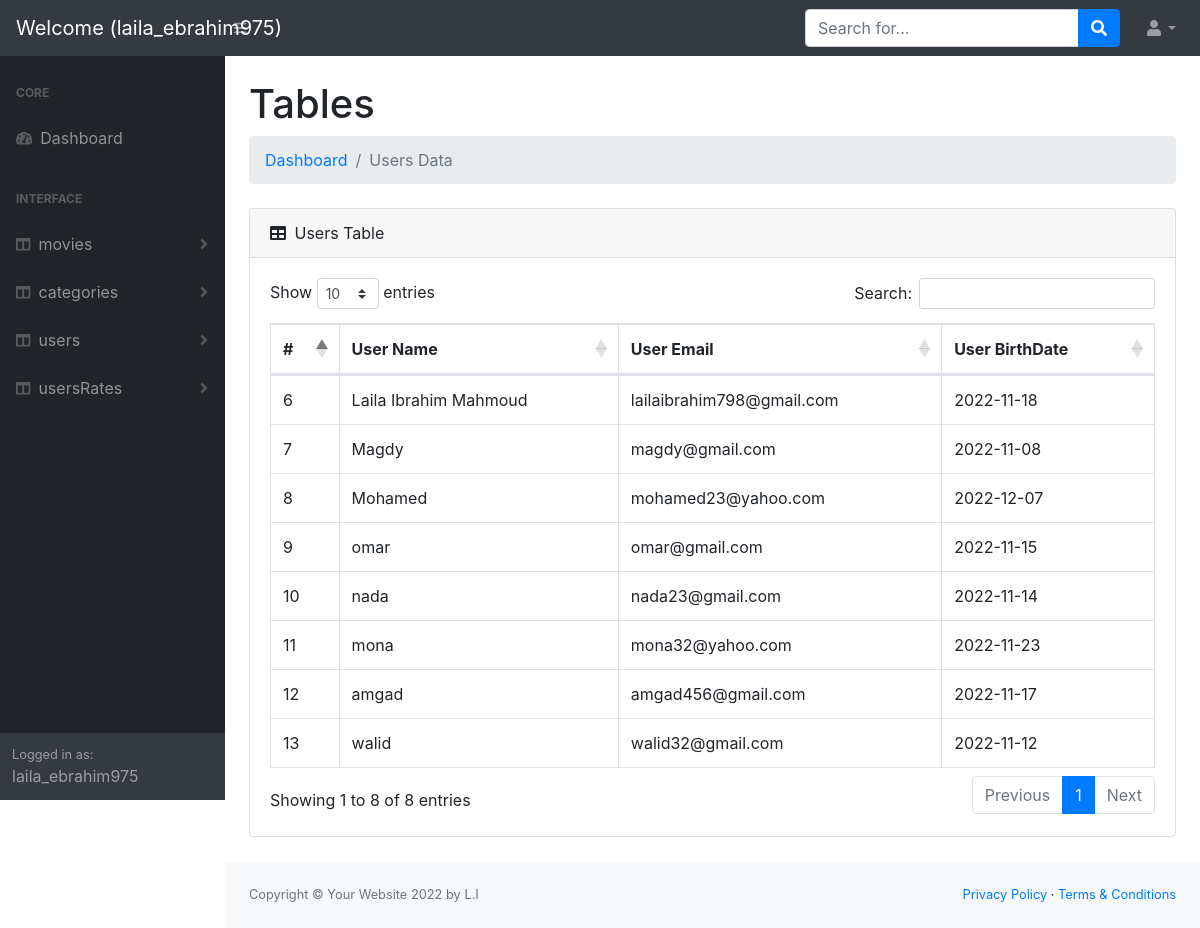
Screenshot of /users/index.php (signed in) with the database file from the repository.
### tables this page shows
CREATE TABLE `users` (
  `id` int(11) NOT NULL,
  `name` varchar(50) NOT NULL,
  `email` varchar(50) NOT NULL,
  `birthDate` date NOT NULL
);

### helpers/functions.php (called while the page is built, shortened)
<?php
function url($dis)
{
    return   $txt = "http://" . $_SERVER['HTTP_HOST'] . "/BackEndApp/" . $dis;
}

### users/index.php (the view, shortened to what this page needs)
<?php
include '../helpers/functions.php';
include '../helpers/dbconnection.php';
$sql = "SELECT * FROM `users` ";
$op  = mysqli_query($conn, $sql);
include '../header.php';
?>
<body class="sb-nav-fixed">
    <?php
    include '../nav.php';
    ?>
    <div id="layoutSidenav">
        <?php
        include '../sidNave.php';
        ?>
        <div id="layoutSidenav_content">
            <main>
                <div class="container-fluid">
                    <h1 class="mt-4">Tables</h1>
                    <ol class="breadcrumb mb-4">
                        <?php
                        if (isset($_SESSION['errors'])) {
                            foreach ($_SESSION['errors'] as $key =>  $value) {
                                echo '* ' . $key . ' : ' . $value . '<br>';
                            }
                            unset($_SESSION['errors']);
                        } else {
                        ?>
                            <li class="breadcrumb-item"><a href="<?php echo  url('index.php'); ?>">Dashboard</a></li>
                            <li class="breadcrumb-item active">Users Data</li>
                        <?php } ?>
                    </ol>
                    <div class="card mb-4">
                        <div class="card-header">
                            <i class="fas fa-table mr-1"></i>
                             Users Table
                        </div>
                        <div class="card-body">
                            <div class="table-responsive">
                                <table class="table table-bordered" id="dataTable" width="100%" cellspacing="0">
                                    <thead>
                                        <tr>
                                            <th>#</th>
                                            <th>User Name </th>
                                            <th>User Email</th>
                                            <th>User BirthDate</th>
                                        </tr>
                                    </thead>
                                    <tbody>
                                        <?php
                                        while ($result = mysqli_fetch_assoc($op)) {
                                        ?>
                                            <tr>
                                                <td><?php echo $result['id']; ?></td>
                                                <td><?php echo $result['name']; ?></td>
                                                <td><?php echo $result['email']; ?></td>
                                                <td><?php echo $result['birthDate']; ?></td>
                                            </tr>
                                        <?php } ?>
                                    </tbody>
                                </table>
                            </div>
                        </div>
                    </div>
                </div>
            </main>
            <?php
            include '../footer.php';
            ?>

### header.php (shortened to what this page needs)
<!DOCTYPE html>
<html lang="en">
<head>
    <link href="<?php  echo url('css/styles.css');?>" rel="stylesheet" />
    <link href="https://cdn.datatables.net/1.10.20/css/dataTables.bootstrap4.min.css" rel="stylesheet" />
    <link rel="stylesheet" href="https://cdnjs.cloudflare.com/ajax/libs/font-awesome/4.7.0/css/font-awesome.min.css">
<link rel="stylesheet" href="https://cdn.jsdelivr.net/npm/bootstrap-icons@1.3.0/font/bootstrap-icons.css">
</head>

### nav.php (shortened to what this page needs)
<nav class="sb-topnav navbar navbar-expand navbar-dark bg-dark">
    <span class="navbar-brand"> <?php
    $email= $_SESSION['User']['email'];
    $username=explode('@',$email);
    echo 'Welcome (' .  $username['0'] . ')'; ?></span>
    <button class="btn btn-link btn-sm order-1 order-lg-0" id="sidebarToggle" href="#"><i class="fas fa-bars"></i></button>
    <form class="d-none d-md-inline-block form-inline ml-auto mr-0 mr-md-3 my-2 my-md-0">
        <div class="input-group">
            <input class="form-control" type="text" placeholder="Search for..." aria-label="Search" aria-describedby="basic-addon2" />
            <div class="input-group-append">
                <button class="btn btn-primary" type="button"><i class="fas fa-search"></i></button>
            </div>
        </div>
    </form>
    <ul class="navbar-nav ml-auto ml-md-0">
        <li class="nav-item dropdown">
            <a class="nav-link dropdown-toggle" id="userDropdown" href="#" role="button" data-toggle="dropdown" aria-haspopup="true" aria-expanded="false"><i class="fas fa-user fa-fw"></i></a>
        </li>
    </ul>
</nav>

### sidNave.php (shortened to what this page needs)
<div id="layoutSidenav_nav">
    <nav class="sb-sidenav accordion sb-sidenav-dark" id="sidenavAccordion">
        <div class="sb-sidenav-menu">
            <div class="nav">
                <div class="sb-sidenav-menu-heading">Core</div>
                <a class="nav-link" href="<?php echo  url($data . '/index.php'); ?>">
                    <div class="sb-nav-link-icon">
                       <i class="fas fa-tachometer-alt"></i>
                   </div>
                    Dashboard
                </a>
                <div class="sb-sidenav-menu-heading">Interface</div>
                <?php
                   $sidArray = ['movies', 'categories', 'users','usersRates'];
                   foreach ($sidArray as $key => $data) {
                   ?>
                    <a class="nav-link collapsed" href="#" data-toggle="collapse" data-target="#collapseLayouts<?php echo $key; ?>" aria-expanded="false" aria-controls="collapseLayouts<?php echo $key; ?>">
                        <div class="sb-nav-link-icon"><i class="fas fa-columns"></i></div>
                        <?php echo $data; ?>
                        <div class="sb-sidenav-collapse-arrow"><i class="fas fa-angle-down"></i></div>
                    </a>
                <?php } ?>
            </div>
        </div>
        <div class="sb-sidenav-footer">
            <div class="small">Logged in as:</div>
           <?php $email= $_SESSION['User']['email'];
    $username=explode('@',$email);
    echo $username['0'];?>
        </div>
    </nav>
</div>

### footer.php (shortened to what this page needs)
           <footer class="py-4 bg-light mt-auto">
                <div class="container-fluid">
                    <div class="d-flex align-items-center justify-content-between small">
                        <div class="text-muted">Copyright &copy; Your Website 2022 by L.I</div>
                        <div>
                            <a href="#">Privacy Policy</a> &middot;
                            <a href="#">Terms &amp; Conditions</a>
                        </div>
                    </div>
                </div>
            </footer>
        </div>
    </div>
</body>
</html>

### rows the page displays
users: id "6", name "Laila Ibrahim Mahmoud", email "lailaibrahim798@gmail.com", birthDate "2022-11-18"
users: id "7", name "Magdy", email "magdy@gmail.com", birthDate "2022-11-08"
users: id "8", name "Mohamed", email "mohamed23@yahoo.com", birthDate "2022-12-07"
users: id "9", name "omar", email "omar@gmail.com", birthDate "2022-11-15"
users: id "10", name "nada", email "nada23@gmail.com", birthDate "2022-11-14"
users: id "11", name "mona", email "mona32@yahoo.com", birthDate "2022-11-23"
users: id "12", name "amgad", email "amgad456@gmail.com", birthDate "2022-11-17"
users: id "13", name "walid", email "walid32@gmail.com", birthDate "2022-11-12"

### other values shown
$username['0'] "laila_ebrahim975"
$data "movies"
$data "categories"
$data "users"
$data "usersRates"
